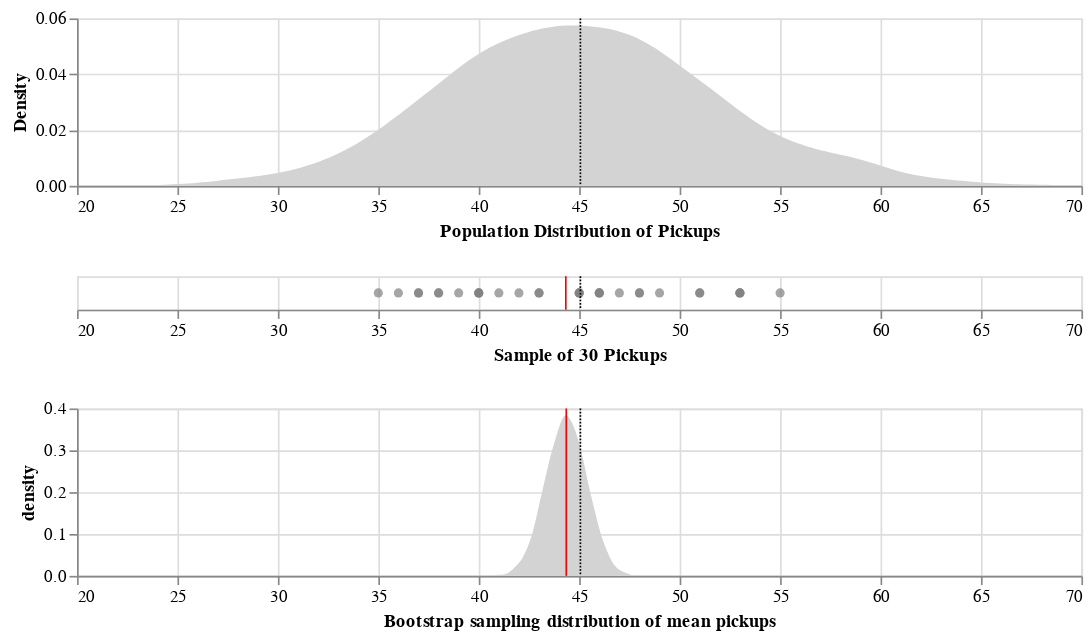

Notebook source saved alongside this figure:
### Code cell
#Combined Chart Equals: Population Distribution of pickups + Sample of 30 Pickups + Bootstrap sampling distribution of mean pickups
#Along with shared x-axis, stacked vertically: 

combined_chart = (pop_chart.properties(height = 100, width = 600) & sample_chart & density_pickups_chart.properties(height = 100, width = 600)).resolve_scale(x = 'shared')
combined_chart

### Figure 1 — Vega-Lite specification as saved in the notebook (floating-point values rounded to 4 significant figures; data arrays with more than 128 entries replaced by an {"elided": "..."} marker saying what was removed)
{"config": {"view": {"continuousWidth": 400, "continuousHeight": 300}}, "vconcat": [{"layer": [{"mark": {"type": "area", "color": "lightgray"}, "encoding": {"x": {"axis": {"title": "Population Distribution of Pickups"}, "field": "pop_pickups", "type": "quantitative"}, "y": {"axis": {"title": "Density"}, "field": "density", "type": "quantitative"}}, "transform": [{"density": "pop_pickups", "as": ["pop_pickups", "density"]}]}, {"mark": {"type": "rule", "color": "black", "strokeDash": [1, 1]}, "encoding": {"x": {"aggregate": "mean", "field": "pop_pickups", "type": "quantitative"}}}], "data": {"name": "data-1fd8b77836e43b9a24c819d785d20901"}, "height": 100, "width": 600}, {"layer": [{"mark": {"type": "circle", "color": "gray"}, "encoding": {"x": {"axis": {"title": "Sample of 30 Pickups"}, "field": "sample_pickups", "type": "quantitative"}}}, {"mark": {"type": "rule", "color": "red"}, "encoding": {"x": {"aggregate": "mean", "field": "sample_pickups", "type": "quantitative"}}}, {"data": {"name": "data-1fd8b77836e43b9a24c819d785d20901"}, "mark": {"type": "rule", "color": "black", "strokeDash": [1, 1]}, "encoding": {"x": {"aggregate": "mean", "field": "pop_pickups", "type": "quantitative"}}}], "data": {"name": "data-010147d068551d145b49c3c231f974cb"}}, {"layer": [{"mark": {"type": "area", "color": "lightgrey"}, "encoding": {"x": {"axis": {"title": "Bootstrap sampling distribution of mean pickups"}, "field": "bootstrap_means", "type": "quantitative"}, "y": {"field": "density", "type": "quantitative"}}, "transform": [{"density": "bootstrap_means", "as": ["bootstrap_means", "density"]}]}, {"mark": {"type": "rule", "color": "red"}, "encoding": {"x": {"aggregate": "mean", "field": "bootstrap_means", "type": "quantitative"}}}, {"data": {"name": "data-1fd8b77836e43b9a24c819d785d20901"}, "mark": {"type": "rule", "color": "black", "strokeDash": [1, 1]}, "encoding": {"x": {"aggregate": "mean", "field": "pop_pickups", "type": "quantitative"}}}], "data": {"name": "data-8b940452f169167faf0334e8c2e60eb3"}, "height": 100, "width": 600}], "resolve": {"scale": {"x": "shared"}}, "$schema": "https://vega.github.io/schema/vega-lite/v4.17.0.json", "datasets": {"data-1fd8b77836e43b9a24c819d785d20901": {"elided": "5000 records"}, "data-010147d068551d145b49c3c231f974cb": [{"sample_pickups": 46}, {"sample_pickups": 45}, {"sample_pickups": 35}, {"sample_pickups": 49}, {"sample_pickups": 55}, {"sample_pickups": 42}, {"sample_pickups": 41}, {"sample_pickups": 40}, {"sample_pickups": 48}, {"sample_pickups": 51}, {"sample_pickups": 37}, {"sample_pickups": 37}, {"sample_pickups": 43}, {"sample_pickups": 45}, {"sample_pickups": 53}, {"sample_pickups": 39}, {"sample_pickups": 40}, {"sample_pickups": 46}, {"sample_pickups": 38}, {"sample_pickups": 48}, {"sample_pickups": 53}, {"sample_pickups": 38}, {"sample_pickups": 47}, {"sample_pickups": 45}, {"sample_pickups": 46}, {"sample_pickups": 51}, {"sample_pickups": 36}, {"sample_pickups": 43}, {"sample_pickups": 40}, {"sample_pickups": 53}], "data-8b940452f169167faf0334e8c2e60eb3": {"elided": "5000 records"}}}
